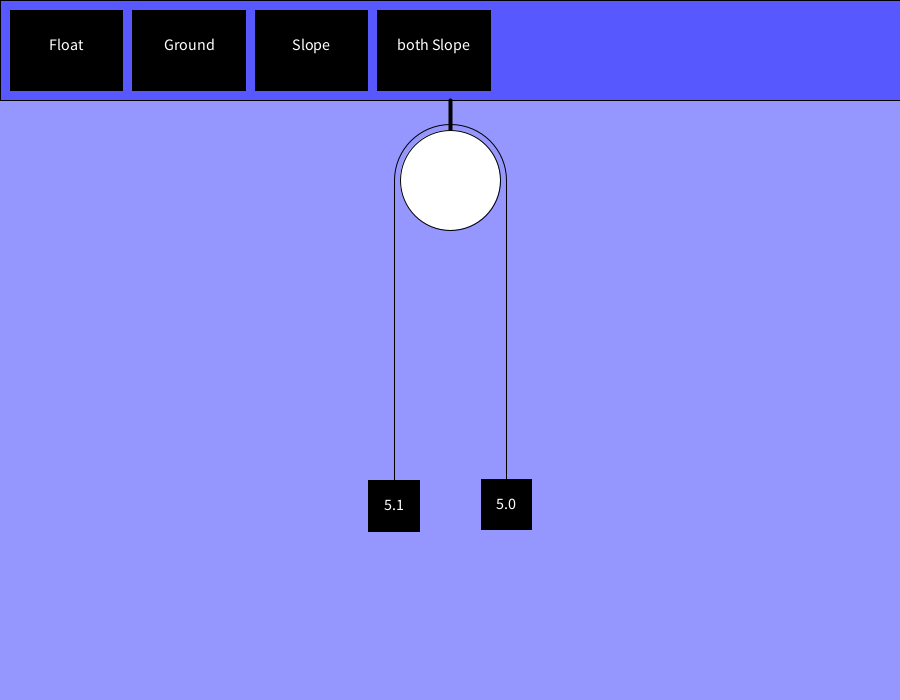
Frame 1 (no input)
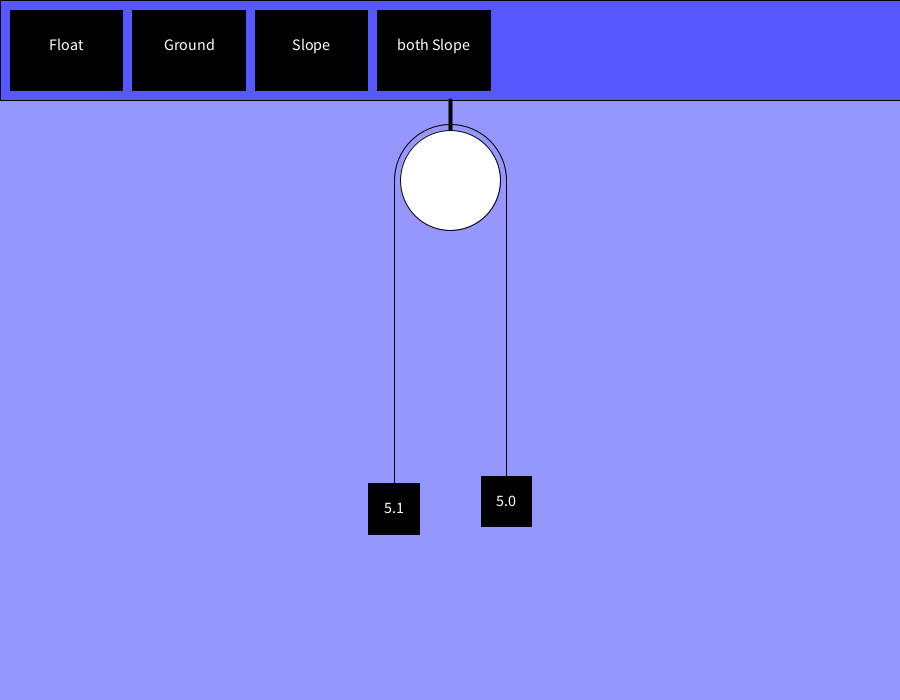
Frame 60 (the mouse pressed at the canvas centre just before this capture)
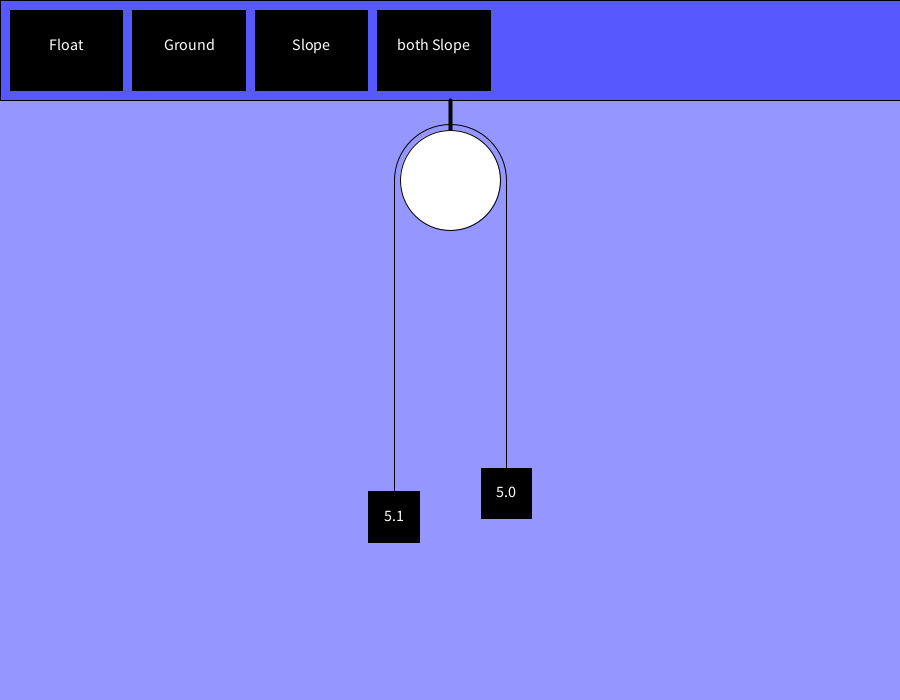
Frame 120 (the mouse held since frame 60 and released just before this capture)

The Processing sketch that drew these frames (run headless with seeded random() and noise(); from frame 60 on, the mouse is pressed at the canvas centre):

// Processing sketch: AtWood_Machine
// ── AtWood_Machine.pde
String status = "Float";
float v = 0;
float a = 0;
float l1 = 300;
float l2 = 300;
float m1 = 5.1;
float m2 = 5;
int sizeOfBox = 5;
long lastTime;
class Button {
  float x, y, WIDTH, HEIGHT;
  String text;
  Button(float _x, float _y, float _WIDTH, float _HEIGHT, String _text) {
    x = _x;
    y = _y;
    WIDTH = _WIDTH;
    HEIGHT = _HEIGHT;
    text = _text;
  }
  void update() {
    fill(0);
    rect(x, y, WIDTH, HEIGHT);
    fill(255);
    textSize(16);
    text(text, (x+(WIDTH/2))-(textWidth(text)/2), (y+(HEIGHT/2)));
  }
  boolean checkClick(float _x, float _y) {
    if ((x < _x && y < _y) && (x+WIDTH > _x && y+HEIGHT > _y)) {
      return true;
    } else {
      return false;
    }
  }
}
Button b1 = new Button( 10.0, 10.0, 112.5, 80.0, "Float");
Button b2 = new Button(132.5, 10.0, 112.5, 80.0, "Ground");
Button b3 = new Button(255.0, 10.0, 112.5, 80.0, "Slope");
Button b4 = new Button(377.5, 10.0, 112.5, 80.0, "both Slope");
void setup() {
  size(900, 700);
  background(220, 220, 255);
  frameRate(60);
}

void draw() {
  background(150, 150, 255);
  fill(60, 60, 255, 177);
  rect(0, 0, width, 100);
  b1.update();
  b2.update();
  b3.update();
  b4.update();
  stroke(4);
  if (status != "") {
    switch (status) {
    case "Float":
      if (l1 > 0 && l2 > 0) {
        a = (((m1*10)-(m2*10))/(m1+m2))/(60);
        v+=a;
        a=0;
        l1 = l1 + v;
        l2 = l2 - v;
      }
      stroke(0);
      strokeWeight(4);
      line(width/2, 100, width/2, 130);
      strokeWeight(1);
      fill(255);
      circle(width/2, 180, 100);
      noFill();
      line(width/2-56, 180, width/2-56, 180+l1);
      line(width/2+56, 180, width/2+56, 180+l2);
      arc(width/2, 180, 112, 112, PI, TWO_PI);
      fill(0);
      rect(width/2-56-m1*sizeOfBox, 180+l1, m1*sizeOfBox*2, m1*sizeOfBox*2);
      fill(255);
      text(str(m1), width/2-56-textWidth(str(m1))/2, 184+l1+m1*sizeOfBox);
      fill(0);
      rect(width/2+56-m2*sizeOfBox, 180+l2, m2*sizeOfBox*2, m2*sizeOfBox*2);
      fill(255);
      text(str(m2), width/2+56-textWidth(str(m2))/2, 184+l2+m2*sizeOfBox);
      break;
    case "Ground":
      if (l1 > 0 && l2 > 0) {
        a = ((-(m2*10))/(m1+m2))/(60*4);
        v+=a;
        println(v);
        a=0;
        l1 = l1 + v;
        l2 = l2 - v;
      }
      stroke(0);
      strokeWeight(4);
      strokeWeight(1);
      fill(255);
      circle(width-250+m1*sizeOfBox/2, 300-m1*sizeOfBox/2, m1*sizeOfBox);
      noFill();
      arc(width-250+m1*sizeOfBox/2, 300-m1*sizeOfBox/2, m1*sizeOfBox+4, m1*sizeOfBox+4, PI+HALF_PI, TWO_PI);
      fill(0);
      line(50, 300, width-250, 300);
      noFill();
      line(width-250+((m1*sizeOfBox)/2)-l1, 298-m1*sizeOfBox, width-250+m1*sizeOfBox/2, 298-m1*sizeOfBox);
      line(width-248+m2*sizeOfBox, 300-(m2*sizeOfBox/2), width-248+m2*sizeOfBox, 300+l2);
      fill(0);
      rect(width-250-l1-m1*sizeOfBox, 300-m1*sizeOfBox*2, m1*sizeOfBox*2, m1*sizeOfBox*2);
      fill(255);
      text(str(m1), width-250-l1+((m1*sizeOfBox)/2)-textWidth(str(m1)), 300-((m1*sizeOfBox)/2)-8);
      fill(0);
      rect(width-248, 300+l2, m2*sizeOfBox*2, m2*sizeOfBox*2);
      fill(255);
      text(str(m2), width-248+(m2*sizeOfBox)-textWidth(str(m2))/2, 300+l2+(m2*sizeOfBox/2)+16);
      break;
    case "Slope":
      println("Slope");
      break;
    case "both Slope":
      println("both Slope");
      break;
    }
  }
  lastTime = millis();
}
void mouseClicked() {
  if (b1.checkClick(mouseX, mouseY)) {
    status = "Float";
    v = 0;
    a = 0;
    l1 = 300;
    l2 = 300;
  } else if (b2.checkClick(mouseX, mouseY)) {
    status = "Ground";
    v = 0;
    a = 0;
    l1 = 300;
    l2 = 300;
  } else if (b3.checkClick(mouseX, mouseY)) {
    status = "Slope";
    v = 0;
    a = 0;
    l1 = 300;
    l2 = 300;
  } else if (b4.checkClick(mouseX, mouseY)) {
    status = "both Slope";
    v = 0;
    a = 0;
    l1 = 300;
    l2 = 300;
  }
}
